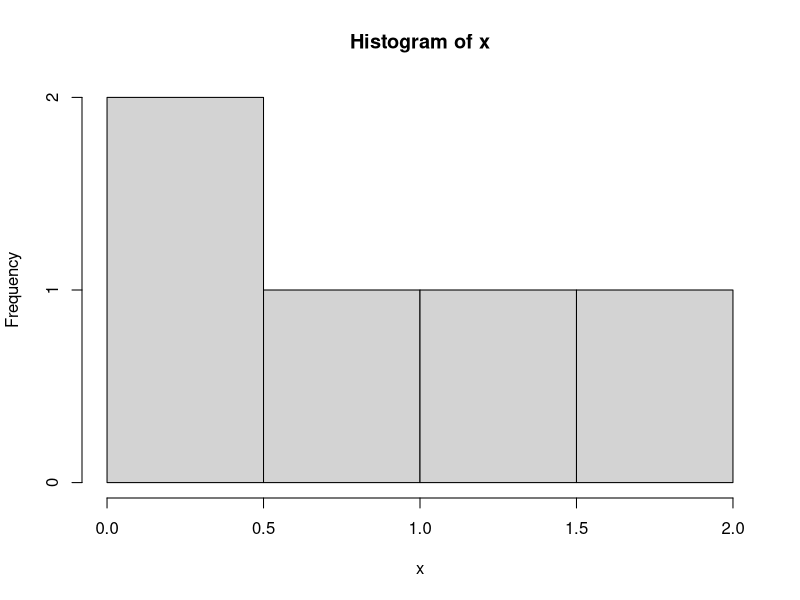

Write R code to recreate this figure.
# The script works on the current directory
#
# Samuel Rodriguez Bernabeu
# Assignment: lecture 3
# deliver date: 06/10/14
#
#

# Exercise 1: Write a function that when passed a number, returns the number squared, 
#             the number cubed, and the square root of the number.
fEx1 <- function(val){
  
  if(val < 0){
    message("Warning, sqrt function requires a positive integer number")
  }else{
    c( val, val^2, sqrt(val)) 
  }
}

cat("Results of the function: "); fEx1(-5)

# Exercise 2: Write a function that when passed a numeric vector, prints the value of 
#             the mean and standard deviation to the screen (Hint: use the cat() 
#             function in R.) and creates a histogram of the data.
fEx2 <- function(x){
  if( is.vector(x) && is.numeric(x) ){
    cat("Mean ", mean(x), " standard deviation ", sd(x) )
    hist(x)
  }else{
    message("The argument is not valid, must be a numeric vector")
  }
  
}

x <- seq(0,2, len=5)
fEx2(x)


# Exercise 3: Management requires a function that calculates the sum of the lengths 
#             of 3 vectors. Write the function.
fEx3 <- function(x, y, z){
  if( is.vector(x) && is.vector(y) && is.vector(z)){
    return (length(x) + length(y) + length(z))
  }
  else{
    message("Invalid arguments: x,y and z must be vectors!")
  }
}

fEx3(x,x,x)